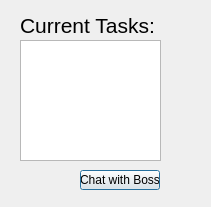
<?xml version="1.0" encoding="UTF-8"?>
<ui version="4.0">
 <class>TaskWindow</class>
 <widget class="QDialog" name="TaskWindow">
  <property name="geometry">
   <rect>
    <x>0</x>
    <y>0</y>
    <width>211</width>
    <height>207</height>
   </rect>
  </property>
  <property name="font">
   <font>
    <pointsize>22</pointsize>
   </font>
  </property>
  <property name="windowTitle">
   <string>Coffee</string>
  </property>
  <widget class="QLabel" name="label">
   <property name="geometry">
    <rect>
     <x>20</x>
     <y>10</y>
     <width>191</width>
     <height>31</height>
    </rect>
   </property>
   <property name="font">
    <font>
     <pointsize>16</pointsize>
    </font>
   </property>
   <property name="layoutDirection">
    <enum>Qt::RightToLeft</enum>
   </property>
   <property name="text">
    <string>Current Tasks:</string>
   </property>
  </widget>
  <widget class="QTextBrowser" name="textBrowser">
   <property name="geometry">
    <rect>
     <x>20</x>
     <y>40</y>
     <width>141</width>
     <height>121</height>
    </rect>
   </property>
   <property name="font">
    <font>
     <pointsize>9</pointsize>
    </font>
   </property>
  </widget>
  <widget class="QPushButton" name="pushButton">
   <property name="geometry">
    <rect>
     <x>80</x>
     <y>170</y>
     <width>80</width>
     <height>20</height>
    </rect>
   </property>
   <property name="font">
    <font>
     <pointsize>9</pointsize>
    </font>
   </property>
   <property name="text">
    <string>Chat with Boss</string>
   </property>
  </widget>
 </widget>
 <resources/>
 <connections/>
</ui>
